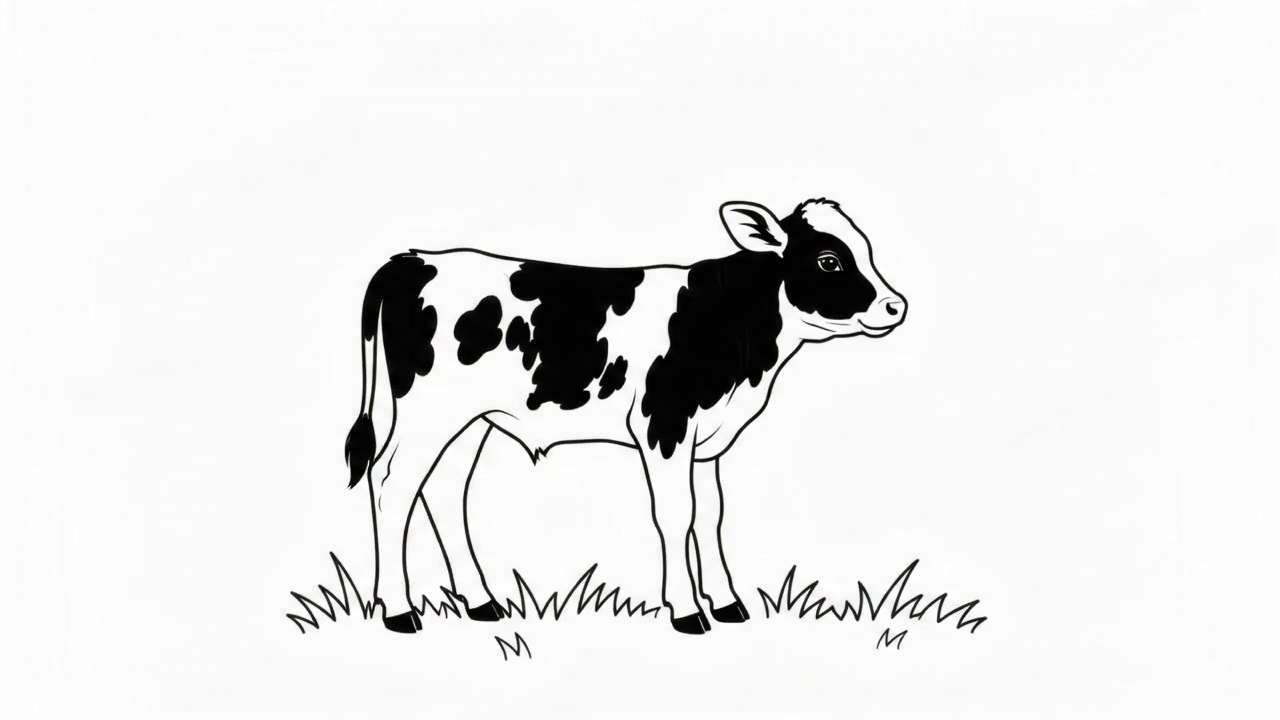
#> input picture frame 24 of src/pwa/static/ternero.mp4, 1280 x 720 px, given in place of gemini_generated_video_b29b450f.mp4, which was not available
$ python generate_ternero.py
#> lines starting #> are read from the running program, lines starting #| are printed output that depends on the picture; after the words box and inside, x2 and y2 are one past the last pixel; in counts of white or black regions, pixels touching at a corner belong together; pictures that were not available may be replaced by others from this repository, and a replacement may not be noted
import cv2
import numpy as np
from PIL import Image
import os
import shutil

video_path = r"C:\Users\Owner\Downloads\gemini_generated_video_b29b450f.mp4"
static_dir = r"src\pwa\static"
out_dir = r"data\test_output"
os.makedirs(static_dir, exist_ok=True)
os.makedirs(out_dir, exist_ok=True)

cap = cv2.VideoCapture(video_path)
total_frames = int(cap.get(cv2.CAP_PROP_FRAME_COUNT))
print(f"Reading {total_frames} frames sequentially...")

processed_frames = []
frame_idx = 0

while True:
    ret, bgr = cap.read()
#> bgr is the input picture: shape (720, 1280, 3); mean B, G, R 233.1, 233.2, 233.2
    if not ret:
        break

    # Sample every 2nd frame (120 frames total -> 9.6s loop at 80ms)
    if frame_idx % 2 != 0:
        frame_idx += 1
        continue

    gray = cv2.cvtColor(bgr, cv2.COLOR_BGR2GRAY)
    h_f, w_f = gray.shape

    # Force pure white background outside calf bounds
    gray[:170, :] = 255
    gray[670:, :] = 255
#> gray: shape (720, 1280); min 0, max 255, mean 234.4
    gray[:, :240] = 255
#> gray: shape (720, 1280); min 0, max 255, mean 234.9
    gray[:, 1010:] = 255
#> gray: shape (720, 1280); min 0, max 255, mean 235.5

    is_light = (gray > 165).astype(np.uint8)
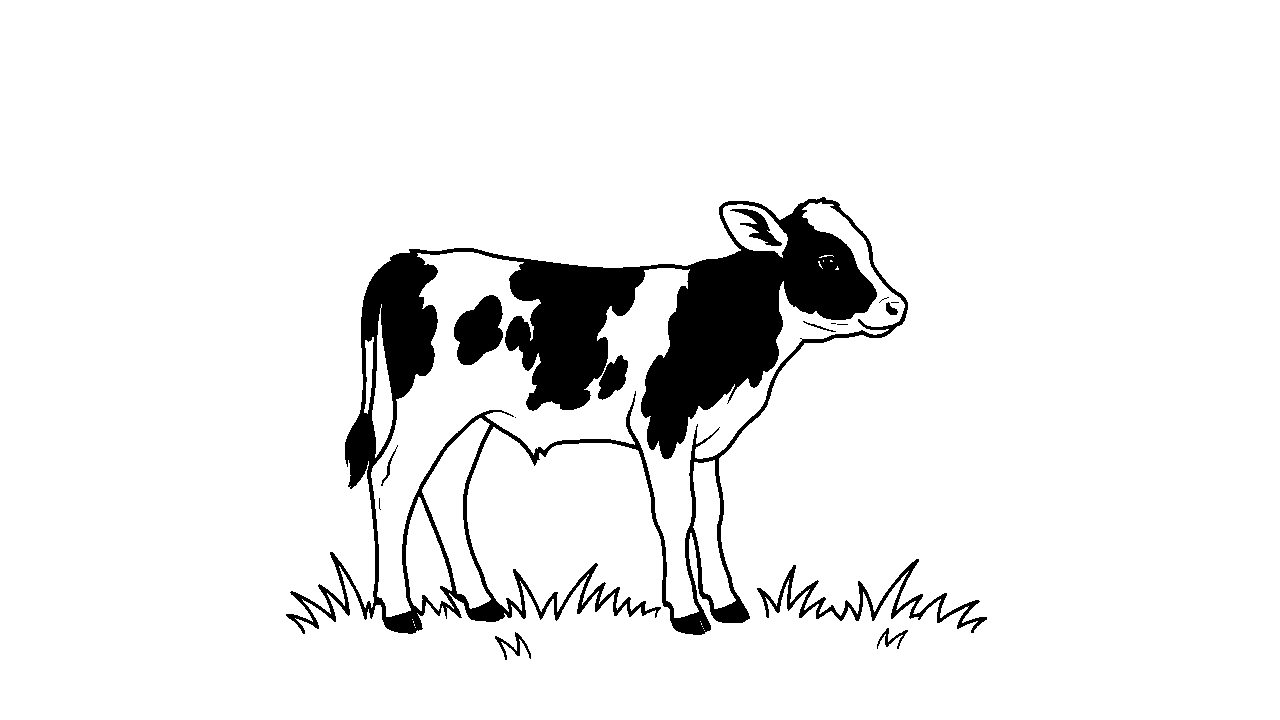
#> is_light: shape (720, 1280); values 0 (black) and 1 (white), 92.5% white; 16 black regions (6 under 20 px), largest, box (x1, y1, x2, y2) and area: (286, 197, 908, 635) 62073, (757, 559, 987, 633) 2571, (454, 295, 503, 365) 2361
    num_labels, labels, stats, centroids = cv2.connectedComponentsWithStats(is_light, connectivity=8)
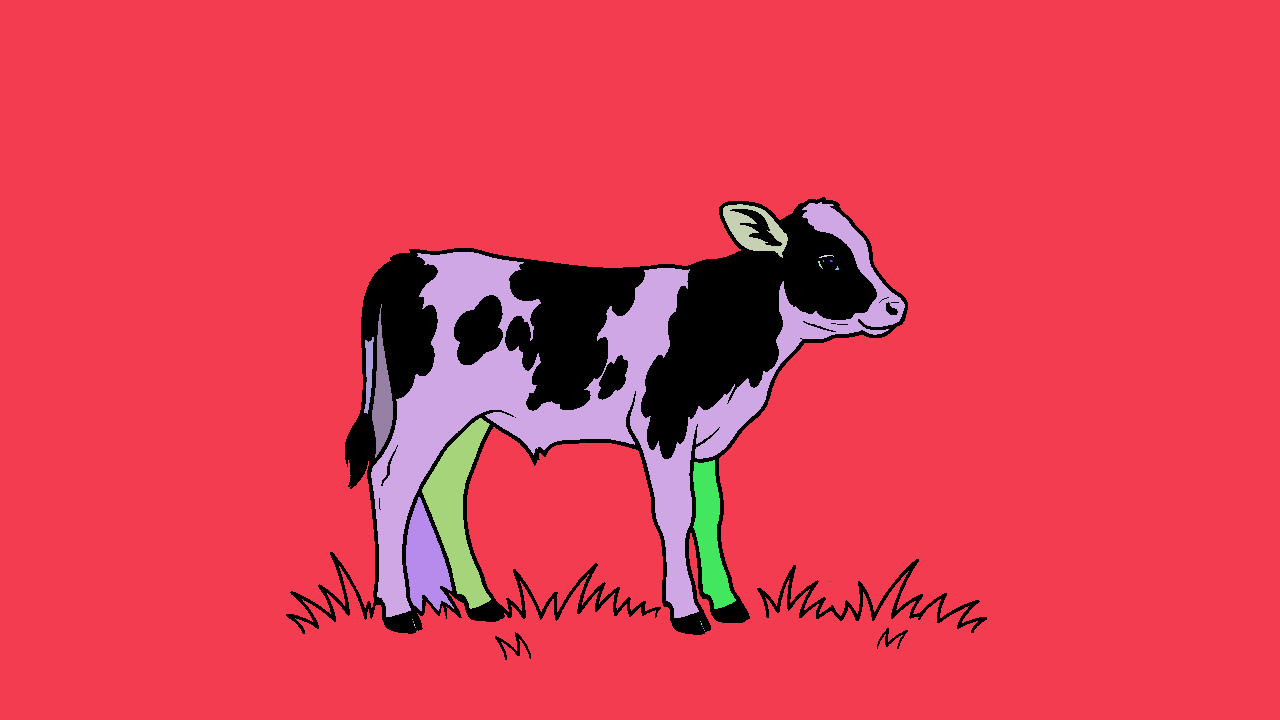
#> labels: shape (720, 1280) int32; 24 distinct labels, from 0 to 23; one colour per label, 0 black
#> num_labels = 24; stats = 24 rows, first 6: [286, 197, 701, 463, 69143], [0, 0, 1280, 720, 790953], [371, 202, 534, 416, 45966], [723, 204, 65, 54, 1550], [819, 255, 15, 3, 19], [818, 261, 5, 8, 13]; centroids = 24 rows, first 8: [617.9, 379.1], [647.2, 353.4], [578, 394.1], [753, 228.9], [825.6, 255.7], [819.6, 264.2], [823, 260.5], [830.8, 260.6]

    border_mask = np.zeros((h_f, w_f), dtype=bool)
    border_mask[0, :] = True
    border_mask[-1, :] = True
    border_mask[:, 0] = True
    border_mask[:, -1] = True

    border_labels = set(np.unique(labels[border_mask]))
#> border_labels = 1 item
    border_labels.discard(0)
    bg_mask = np.isin(labels, list(border_labels))
#> bg_mask: shape (720, 1280) bool; 85.8% white; 4 black regions, box (x1, y1, x2, y2) and area: (286, 197, 908, 635) 127630, (757, 559, 987, 633) 2572, (495, 632, 531, 660) 260, (877, 628, 908, 649) 185

    # Remove internal trapped background pockets:
    for i in range(1, num_labels):
        if i in border_labels:
            continue
        cx, cy = centroids[i]
        area = stats[i, cv2.CC_STAT_AREA]

        is_bg = False
        # Under belly / between legs
        if 360 <= cx <= 760 and 410 < cy < 630:
            is_bg = True
        # Under raised tail (when kicking)
        elif cx < 360 and 200 < cy < 420 and area < 8000:
            is_bg = True
        # Distant grass specks far to sides at bottom
        elif (cx < 260 or cx > 980) and cy > 570:
            is_bg = True

        if is_bg:
            bg_mask |= (labels == i)
#> this loop made 23 passes
#> (cx, cy, area) on passes 2, 3, 9, 10, 11, 12, 13: (578, 394.1, 45966), (753, 228.9, 1550), (381.6, 395.7, 1604), (368.5, 371.3, 433), (456.7, 509.5, 5448), (709.5, 534.2, 3288), (425, 561.1, 3154)
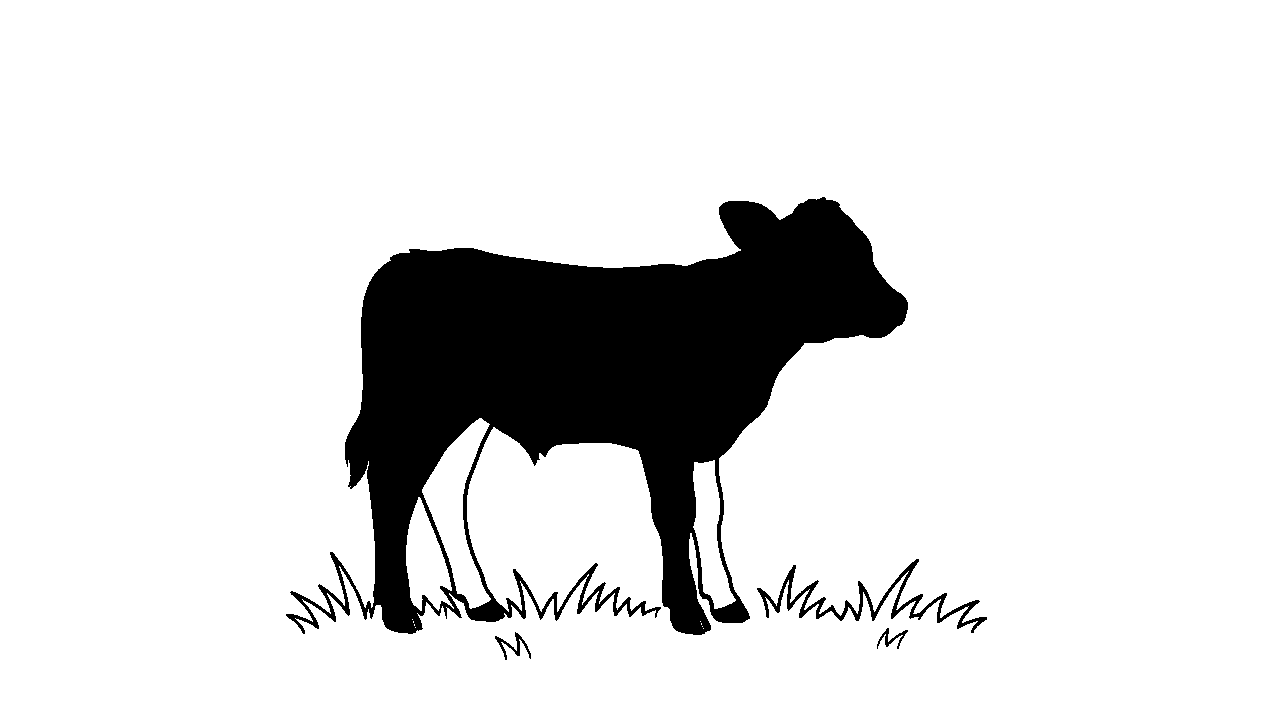
#> bg_mask: shape (720, 1280) bool; 87.1% white; 4 black regions, box (x1, y1, x2, y2) and area: (286, 197, 908, 635) 115729, (757, 559, 987, 633) 2572, (495, 632, 531, 660) 260, (877, 628, 908, 649) 185

    # Force background on outer margin
    bg_mask[:170, :] = True
    bg_mask[670:, :] = True
    bg_mask[:, :240] = True
    bg_mask[:, 1010:] = True

    # Soft alpha around edges
    dist = cv2.distanceTransform((~bg_mask).astype(np.uint8), cv2.DIST_L2, 3)
    alpha = np.clip(dist * 255.0 / 1.5, 0, 255).astype(np.uint8)
    alpha[bg_mask] = 0
    alpha[:170, :] = 0
    alpha[670:, :] = 0
    alpha[:, :240] = 0
    alpha[:, 1010:] = 0

    rgb = cv2.cvtColor(bgr, cv2.COLOR_BGR2RGB)
    # Anti-halo black bleed on transparent pixels
    rgb[alpha == 0] = [0, 0, 0]
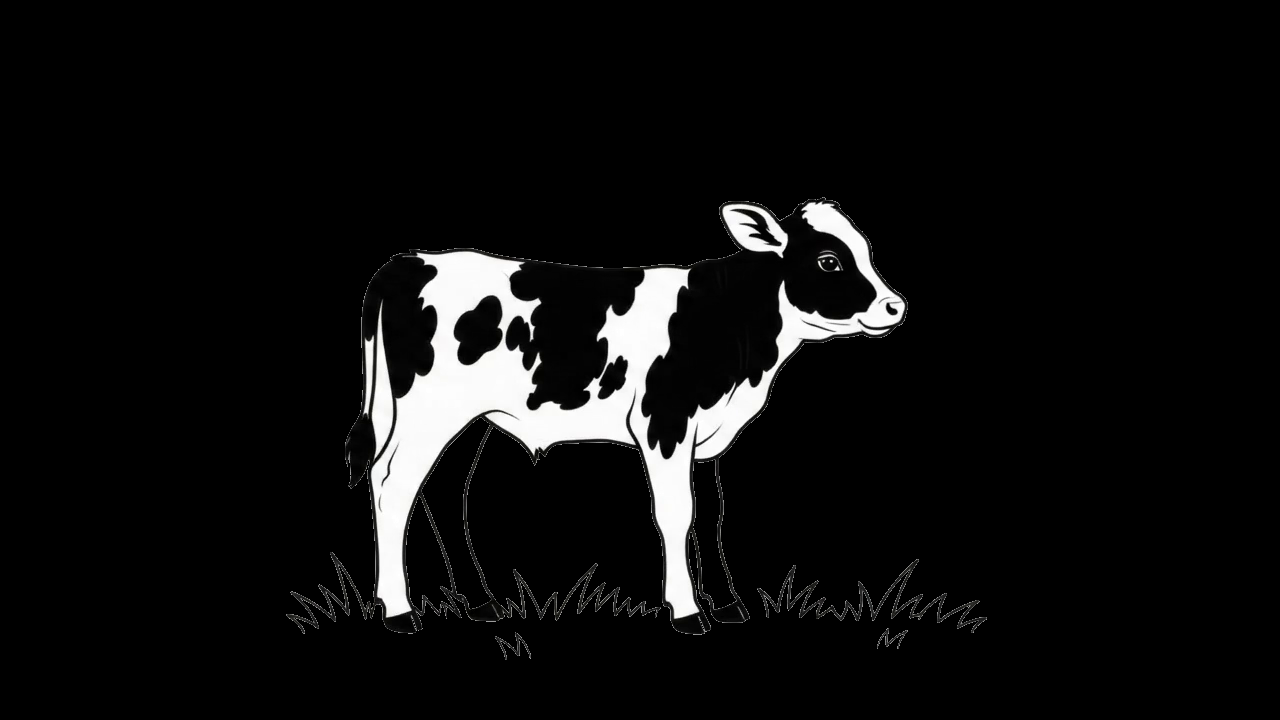
#> rgb: shape (720, 1280, 3); mean R, G, B 14.9, 14.9, 14.9

    rgba = np.dstack([rgb, alpha])
    processed_frames.append(rgba)
    frame_idx += 1

cap.release()
print(f"Processed {len(processed_frames)} frames.")

# Find global bounding box across all frames
min_x, min_y = 9999, 9999
max_x, max_y = 0, 0

for rgba in processed_frames:
    alpha = rgba[:, :, 3]
    ys, xs = np.where(alpha > 10)
    if len(xs) > 0:
        min_x = min(min_x, xs.min())
        max_x = max(max_x, xs.max())
        min_y = min(min_y, ys.min())
        max_y = max(max_y, ys.max())

print(f"Global bbox: x=[{min_x}, {max_x}], y=[{min_y}, {max_y}]")
w_box = max_x - min_x + 1
h_box = max_y - min_y + 1
print(f"w_box: {w_box}, h_box: {h_box}, ratio: {w_box/h_box:.3f}")

target_w = 150
target_h = 80

scale = min(142.0 / w_box, 75.0 / h_box)
new_w = int(round(w_box * scale))
new_h = int(round(h_box * scale))
print(f"Scaled size: {new_w}x{new_h}, target canvas: {target_w}x{target_h}")

pil_frames = []
for rgba in processed_frames:
    crop = rgba[min_y:max_y+1, min_x:max_x+1]
    crop_img = Image.fromarray(crop, mode='RGBA')
    resized = crop_img.resize((new_w, new_h), Image.Resampling.LANCZOS)

    canvas = Image.new('RGBA', (target_w, target_h), (0, 0, 0, 0))
    offset_x = (target_w - new_w) // 2
    offset_y = target_h - new_h # align to bottom
    canvas.paste(resized, (offset_x, offset_y), resized)
    pil_frames.append(canvas)

# Save preview PNG
png_dest = os.path.join(static_dir, "ternero.png")
pil_frames[0].save(png_dest)
print(f"Saved PNG to {png_dest}, size: {os.path.getsize(png_dest)} bytes")

# Build transparent GIF with adaptive palette
gif_frames = []
for img in pil_frames:
    r, g, b, a = img.split()
    mask = Image.eval(a, lambda p: 255 if p > 128 else 0)
    rgb_im = Image.merge('RGB', (r, g, b))
    p_im = rgb_im.convert('P', palette=Image.Palette.ADAPTIVE, colors=63)

    p_arr = np.array(p_im)
    m_arr = np.array(mask)
    p_arr[m_arr == 0] = 255

    final_p = Image.fromarray(p_arr, mode='P')
    palette = p_im.getpalette()
    while len(palette) < 256 * 3:
        palette.extend([0, 0, 0])
    palette[255*3:255*3+3] = [34, 60, 36]
    final_p.putpalette(palette)
    final_p.info['transparency'] = 255
    final_p.info['duration'] = 80
    gif_frames.append(final_p)

gif_dest = os.path.join(static_dir, "ternero.gif")
gif_frames[0].save(
    gif_dest,
    save_all=True,
    append_images=gif_frames[1:],
    loop=0,
    duration=80,
    disposal=2,
    transparency=255,
    optimize=False
)
print(f"Saved GIF to {gif_dest}, size: {os.path.getsize(gif_dest)} bytes")

# Copy original MP4 video to static/ternero.mp4
mp4_dest = os.path.join(static_dir, "ternero.mp4")
shutil.copyfile(video_path, mp4_dest)
print(f"Copied MP4 to {mp4_dest}, size: {os.path.getsize(mp4_dest)} bytes")

# Green background preview for visual verification
green_bg = Image.new('RGB', (target_w, target_h), (34, 60, 36))
green_bg.paste(pil_frames[0], (0, 0), pil_frames[0])
green_dest = os.path.join(out_dir, "ternero_composite_preview.png")
green_bg.save(green_dest)
print(f"Saved green composite preview to {green_dest}")

$ run again, starting later in the video
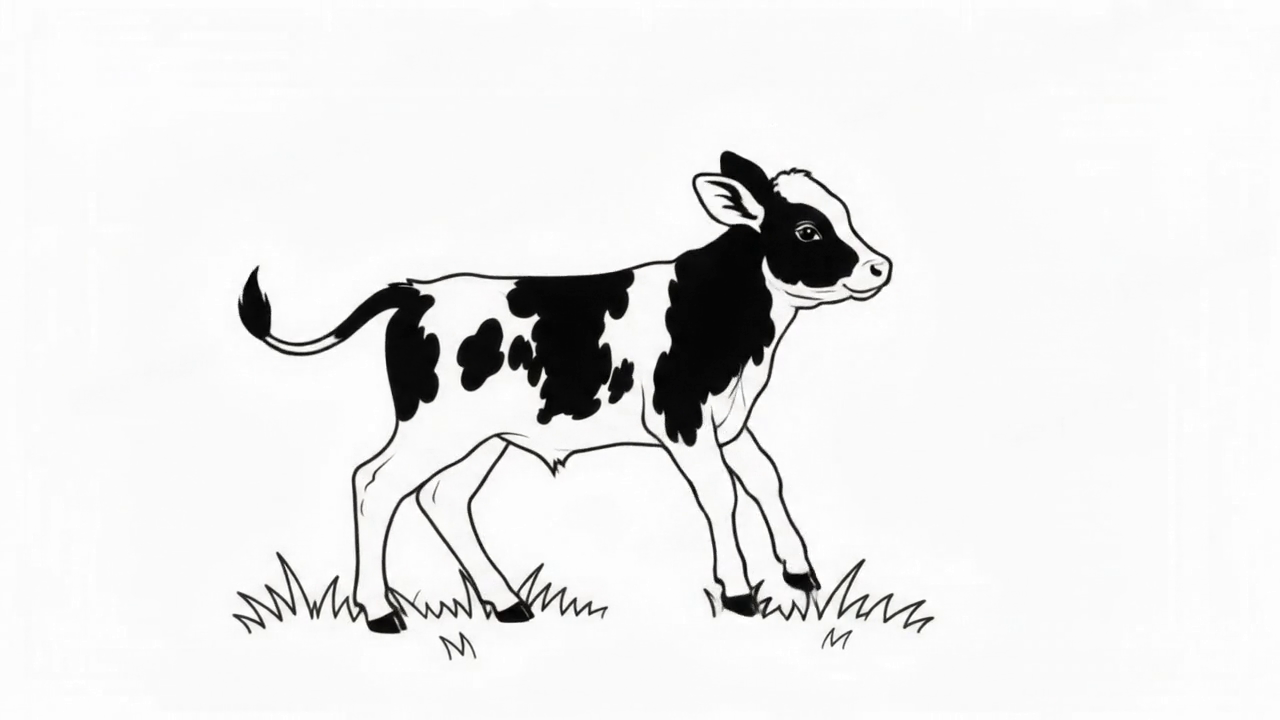
#> input picture frame 108 of src/pwa/static/ternero.mp4, 1280 x 720 px, given in place of gemini_generated_video_b29b450f.mp4, which was not available
#> bgr is the input picture: shape (720, 1280, 3); mean B, G, R 233.7, 233.8, 233.9
#> is_light: shape (720, 1280); values 0 (black) and 1 (white), 92.6% white; 20 black regions (9 under 20 px), largest, box (x1, y1, x2, y2) and area: (240, 170, 934, 634) 64138, (456, 318, 505, 392) 2370, (705, 180, 758, 220) 622
#> labels: shape (720, 1280) int32; 20 distinct labels, from 0 to 19
#> num_labels = 20; stats = 20 rows, first 6: [240, 170, 694, 490, 68050], [0, 0, 1280, 720, 787777], [356, 173, 533, 447, 44412], [696, 176, 68, 56, 1663], [797, 225, 13, 5, 19], [808, 230, 2, 2, 4]; centroids = 20 rows, first 8: [610.4, 370.9], [647.1, 352.6], [579.5, 395.2], [728.1, 201.5], [802.3, 226.5], [808.5, 230.5], [797.6, 234.7], [815.9, 236.9]
#> border_labels = 1 item
#> the loop `for i in range(1, num_labels):` made 19 passes
#> (cx, cy, area) on passes 2, 3, 8, 9, 10, 11, 12, 13: (579.5, 395.2, 44412), (728.1, 201.5, 1663), (304.8, 344.9, 389), (766.1, 497.2, 3789), (466.5, 518.2, 5768), (762.5, 556.4, 3622), (421.5, 561.1, 5862), (525.5, 589.1, 127)
#> after the loop `for i in range(1, num_labels):`:
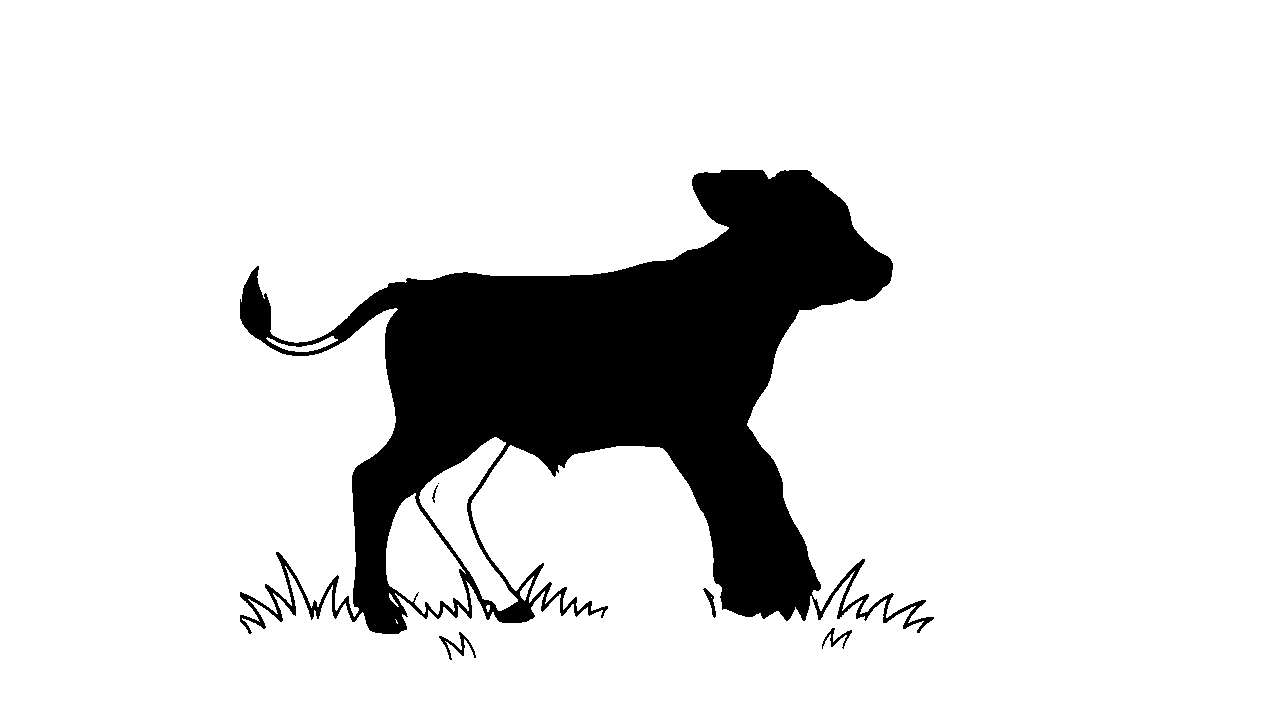
#> bg_mask: shape (720, 1280) bool; 86.8% white; 6 black regions (1 under 20 px), largest, box (x1, y1, x2, y2) and area: (240, 170, 934, 634) 121013, (439, 632, 476, 660) 255, (822, 628, 852, 649) 181, (703, 588, 716, 618) 126, (432, 485, 438, 503) 32
#> `rgb[alpha == 0] = [0, 0, 0]`:
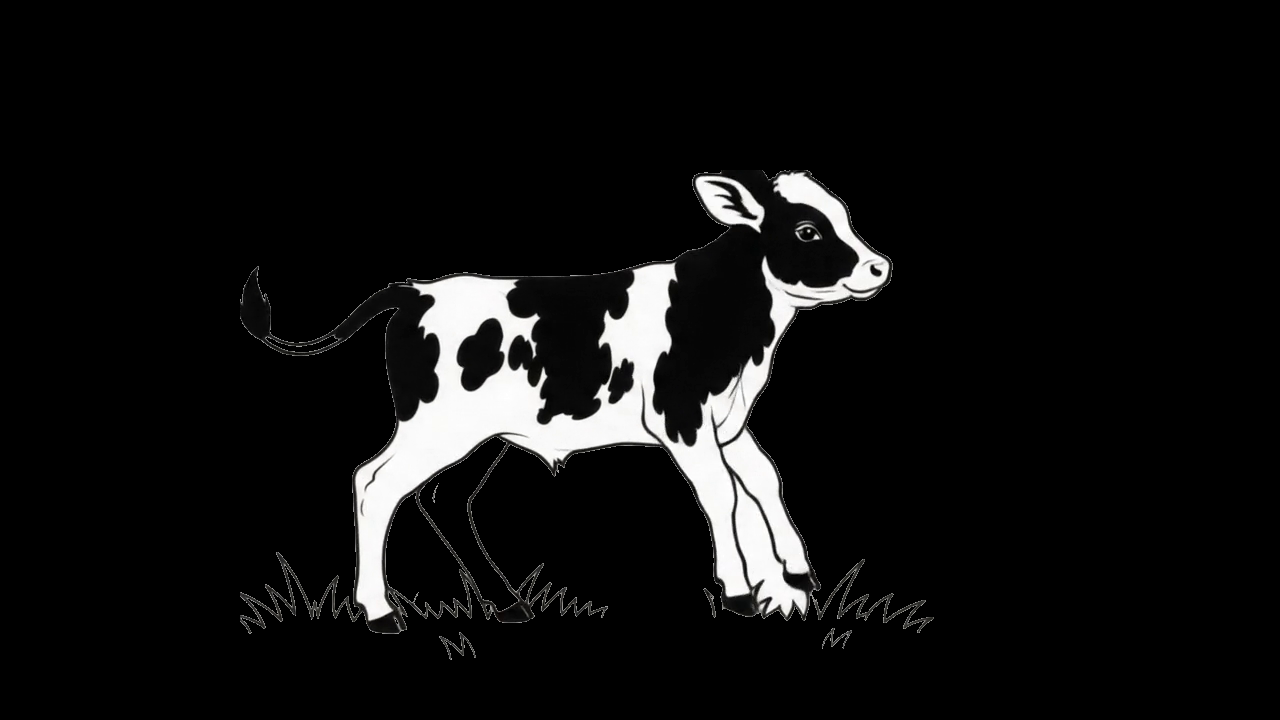
#> rgb: shape (720, 1280, 3); mean R, G, B 16.5, 16.5, 16.4
